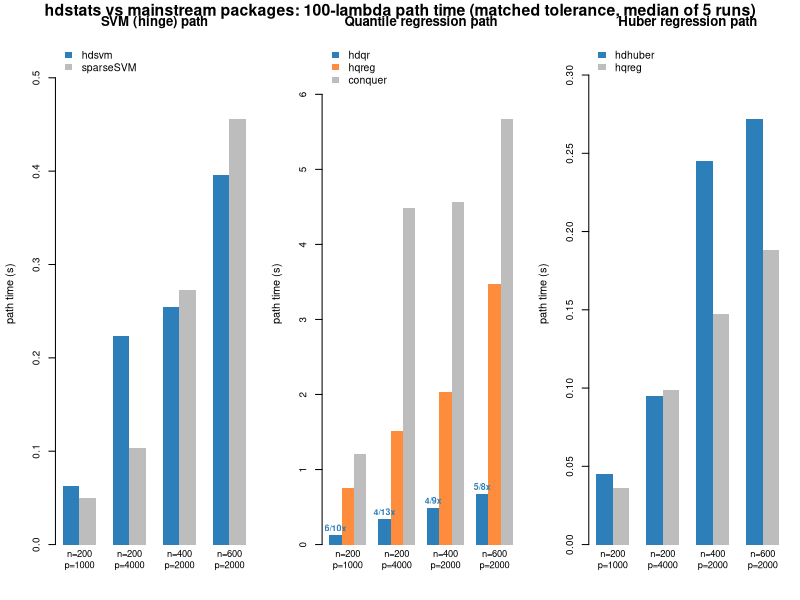

Reproduce this figure in R.
## ---------------------------------------------------------------------------
## Figure: 100-lambda path runtime, hdstats vs peers, across (n, p) settings.
## Reads results/bench_speed.csv (produced by 02_speed.R).
## ---------------------------------------------------------------------------
sp <- read.csv("results/bench_speed.csv")
sp <- sp[order(sp$n, sp$p), ]
sp$lab <- sprintf("n=%d\np=%d", sp$n, sp$p)
blue <- "#2c7fb8"; orange <- "#fd8d3c"; grey <- "#bdbdbd"

png("results/hdstats_benchmark.png", width = 1500, height = 540, res = 110)
par(mfrow = c(1, 3), mar = c(4.2, 4.2, 3.2, 1), cex.axis = 0.9)

bars <- function(mat, cols, leg, main) {
  barplot(t(mat), beside = TRUE, col = cols, names.arg = sp$lab, border = NA,
          main = main, ylab = "path time (s)", ylim = c(0, max(mat) * 1.18),
          cex.names = 0.85)
  legend("topleft", legend = leg, fill = cols, bty = "n", border = NA, cex = 0.95)
}

bars(as.matrix(sp[, c("svm_hdstats", "svm_sparseSVM")]),
     c(blue, grey), c("hdsvm", "sparseSVM"), "SVM (hinge) path")

m <- as.matrix(sp[, c("qr_hdstats", "qr_hqreg", "qr_conquer")])
bp <- barplot(t(m), beside = TRUE, col = c(blue, orange, grey), names.arg = sp$lab,
              border = NA, main = "Quantile regression path", ylab = "path time (s)",
              ylim = c(0, max(m) * 1.18), cex.names = 0.85)
legend("topleft", legend = c("hdqr", "hqreg", "conquer"),
       fill = c(blue, orange, grey), bty = "n", border = NA, cex = 0.95)
text(bp[1, ], m[, "qr_hdstats"], pos = 3, offset = 0.3, cex = 0.8, font = 2, col = blue,
     labels = sprintf("%.0f/%.0fx", sp$qr_hqreg / sp$qr_hdstats, sp$qr_conquer / sp$qr_hdstats))

bars(as.matrix(sp[, c("huber_hdstats", "huber_hqreg")]),
     c(blue, grey), c("hdhuber", "hqreg"), "Huber regression path")

mtext("hdstats vs mainstream packages: 100-lambda path time (matched tolerance, median of 5 runs)",
      outer = TRUE, line = -1.4, cex = 0.95, font = 2)
dev.off()
cat("Figure written: results/hdstats_benchmark.png\n")
